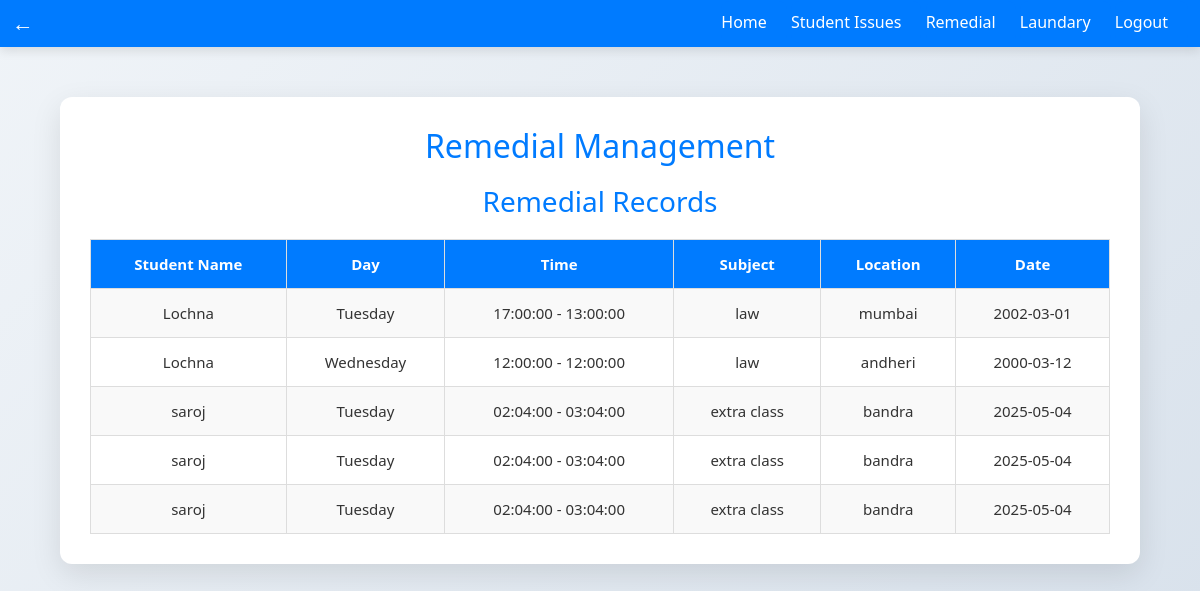
/Remedial.php (signed in), run on the app's committed database.
### tables this page shows
CREATE TABLE `tuitions` (
  `id` int(11) NOT NULL,
  `student_id` int(11) NOT NULL,
  `student_name` varchar(100) NOT NULL,
  `day` enum('Monday','Tuesday','Wednesday','Thursday','Friday','Saturday','Sunday') NOT NULL,
  `from_time` time NOT NULL,
  `to_time` time NOT NULL,
  `subject` varchar(100) NOT NULL,
  `location` varchar(100) NOT NULL,
  `tuition_date` date NOT NULL,
  `created_at` timestamp NOT NULL DEFAULT current_timestamp()
);

### Remedial.php (the view, shortened to what this page needs)
<?php
include 'db.php';
$role = $_SESSION['role'];
?>
<!DOCTYPE html>
<html lang="en">
<head>
<link href="https://cdn.jsdelivr.net/npm/bootstrap@5.3.3/dist/css/bootstrap.min.css" rel="stylesheet">
    <link rel="stylesheet" href="style.css">
</head>
<body >
<?php include 'navbar.php'; ?>
    <div class="container table-responsive">
        <h2>Remedial Management</h2>
        <?php if ($role == 'admin') { ?>
            <h3>Remedial Records</h3>
            <table border="1" cellpadding="10" cellspacing="0" width="100%" >
                <tr>
                    <th>Student Name</th>
                    <th>Day</th>
                    <th>Time</th>
                    <th>Subject</th>
                    <th>Location</th>
                    <th>Date</th>
                </tr>
                <?php
                $result = $conn->query("SELECT * FROM tuitions");
                while ($row = $result->fetch_assoc()) {
                    echo "<tr>
                            <td>{$row['student_name']}</td>
                            <td>{$row['day']}</td>
                            <td>{$row['from_time']} - {$row['to_time']}</td>
                            <td>{$row['subject']}</td>
                            <td>{$row['location']}</td>
                            <td>{$row['tuition_date']}</td>
                        </tr>";
                }
                ?>
            </table>
        <?php } ?>
    </div>
</body>
</html>

### style.css (style rules this page uses)
* { box-sizing: border-box; margin: 0; padding: 0; }
body { font-family: 'Segoe UI', Tahoma, Geneva, Verdana, sans-serif; background: linear-gradient(135deg, #f0f4f8, #d9e2ec); color: #333; line-height: 1.6; }
.container { background: #ffffff; max-width: 90vw; margin: 50px auto; padding: 30px; border-radius: 12px; box-shadow: 0 10px 30px rgba(0, 0, 0, 0.1); text-align: left; }
h1, h2, h3 { text-align: center; color: #007BFF; margin-bottom: 20px; }
table { width: 100% ; border-collapse: collapse ; margin-top: 20px ; font-size: 15px ; }
th, td { border: 1px solid #ddd !important; padding: 12px 15px ; text-align: center ; }
th { background-color: #007BFF !important; color: white !important; }
tr:nth-child(even) { background-color: #f9f9f9 !important; }

### data on the page
tuitions: student_name "Lochna", day "Tuesday", from_time "17:00:00", to_time "13:00:00", subject "law", location "mumbai", tuition_date "2002-03-01"
tuitions: student_name "Lochna", day "Wednesday", from_time "12:00:00", to_time "12:00:00", subject "law", location "andheri", tuition_date "2000-03-12"
tuitions: student_name "saroj", day "Tuesday", from_time "02:04:00", to_time "03:04:00", subject "extra class", location "bandra", tuition_date "2025-05-04"
tuitions: student_name "saroj", day "Tuesday", from_time "02:04:00", to_time "03:04:00", subject "extra class", location "bandra", tuition_date "2025-05-04"
tuitions: student_name "saroj", day "Tuesday", from_time "02:04:00", to_time "03:04:00", subject "extra class", location "bandra", tuition_date "2025-05-04"
